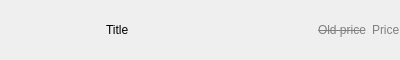
<?xml version="1.0" encoding="UTF-8"?>
<ui version="4.0">
 <class>OrderItem</class>
 <widget class="QWidget" name="OrderItem">
  <property name="geometry">
   <rect>
    <x>0</x>
    <y>0</y>
    <width>400</width>
    <height>60</height>
   </rect>
  </property>
  <property name="sizePolicy">
   <sizepolicy hsizetype="Preferred" vsizetype="Fixed">
    <horstretch>0</horstretch>
    <verstretch>0</verstretch>
   </sizepolicy>
  </property>
  <property name="windowTitle">
   <string>Form</string>
  </property>
  <layout class="QHBoxLayout" name="horizontalLayout">
   <property name="leftMargin">
    <number>0</number>
   </property>
   <property name="topMargin">
    <number>0</number>
   </property>
   <property name="rightMargin">
    <number>0</number>
   </property>
   <property name="bottomMargin">
    <number>0</number>
   </property>
   <item>
    <widget class="QLabel" name="coverLabel">
     <property name="sizePolicy">
      <sizepolicy hsizetype="Fixed" vsizetype="Fixed">
       <horstretch>0</horstretch>
       <verstretch>0</verstretch>
      </sizepolicy>
     </property>
     <property name="minimumSize">
      <size>
       <width>100</width>
       <height>60</height>
      </size>
     </property>
     <property name="text">
      <string/>
     </property>
    </widget>
   </item>
   <item>
    <widget class="QLabel" name="titleLabel">
     <property name="text">
      <string>Title</string>
     </property>
    </widget>
   </item>
   <item>
    <widget class="QLabel" name="oldPriceLabel">
     <property name="sizePolicy">
      <sizepolicy hsizetype="Fixed" vsizetype="Preferred">
       <horstretch>0</horstretch>
       <verstretch>0</verstretch>
      </sizepolicy>
     </property>
     <property name="font">
      <font>
       <strikeout>true</strikeout>
      </font>
     </property>
     <property name="styleSheet">
      <string notr="true">color: gray;</string>
     </property>
     <property name="text">
      <string>Old price</string>
     </property>
    </widget>
   </item>
   <item>
    <widget class="QLabel" name="priceLabel">
     <property name="sizePolicy">
      <sizepolicy hsizetype="Fixed" vsizetype="Preferred">
       <horstretch>0</horstretch>
       <verstretch>0</verstretch>
      </sizepolicy>
     </property>
     <property name="styleSheet">
      <string notr="true">color: gray;</string>
     </property>
     <property name="text">
      <string>Price</string>
     </property>
    </widget>
   </item>
  </layout>
 </widget>
 <resources/>
 <connections/>
</ui>
